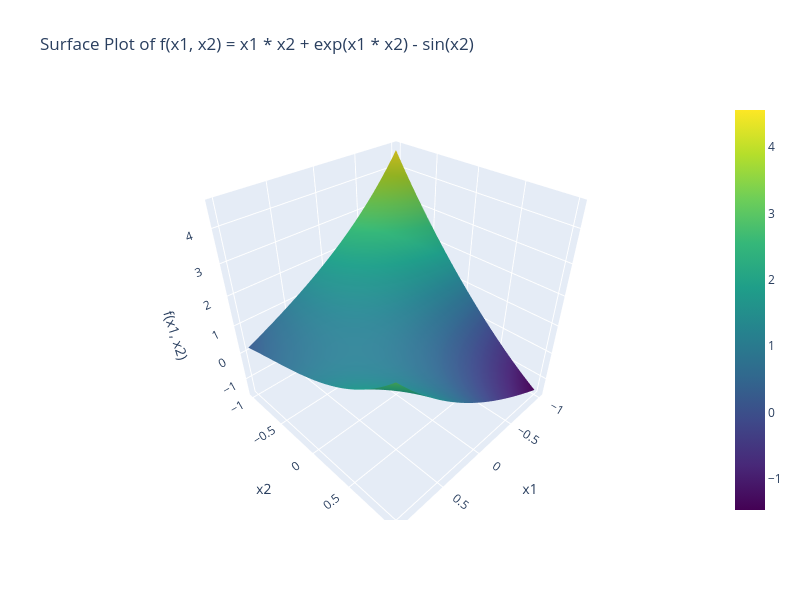

The code cell stored with this chart in its notebook:
### Code cell
x1, x2 = np.meshgrid(np.linspace(-1, 1, 100), np.linspace(-1, 1, 100))
z = f(x1, x2)
fig = go.Figure()
fig.add_surface(x=x1, y=x2, z=z, colorscale="viridis")
fig.update_layout(
    title="Surface Plot of f(x1, x2) = x1 * x2 + exp(x1 * x2) - sin(x2)",
    width=800, height=600,
    scene=dict(
        xaxis_title='x1', yaxis_title='x2', zaxis_title='f(x1, x2)',
        aspectmode='cube'
    )
)

### Figure 1 — Plotly figure (JSON) as saved in the notebook; plotly's stock layout.template omitted (floating-point values rounded to 4 significant figures; data arrays with more than 128 entries replaced by an {"elided": "..."} marker saying what was removed)
{"data": [{"colorscale": [[0, "#440154"], [0.1111, "#482878"], [0.2222, "#3e4989"], [0.3333, "#31688e"], [0.4444, "#26828e"], [0.5556, "#1f9e89"], [0.6667, "#35b779"], [0.7778, "#6ece58"], [0.8889, "#b5de2b"], [1, "#fde725"]], "type": "surface", "x": {"elided": "100x100 float values"}, "y": {"elided": "100x100 float values"}, "z": {"elided": "100x100 float values"}}], "layout": {"height": 600, "scene": {"aspectmode": "cube", "xaxis": {"title": {"text": "x1"}}, "yaxis": {"title": {"text": "x2"}}, "zaxis": {"title": {"text": "f(x1, x2)"}}}, "title": {"text": "Surface Plot of f(x1, x2) = x1 * x2 + exp(x1 * x2) - sin(x2)"}, "width": 800}}
